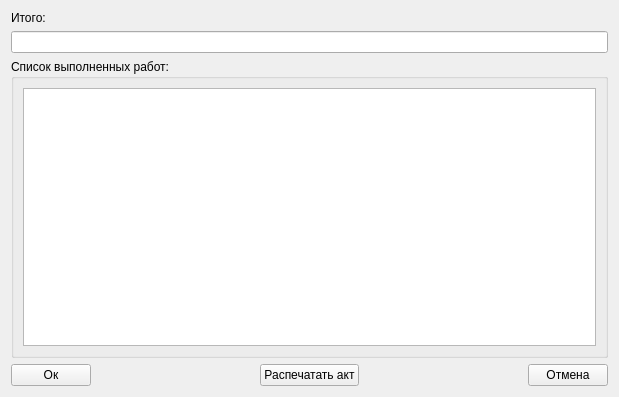
<?xml version="1.0" encoding="UTF-8"?>
<ui version="4.0">
 <class>CloseTicketWidget</class>
 <widget class="QWidget" name="CloseTicketWidget">
  <property name="geometry">
   <rect>
    <x>0</x>
    <y>0</y>
    <width>619</width>
    <height>397</height>
   </rect>
  </property>
  <property name="minimumSize">
   <size>
    <width>619</width>
    <height>397</height>
   </size>
  </property>
  <property name="windowTitle">
   <string>Form</string>
  </property>
  <layout class="QGridLayout" name="gridLayout_2">
   <item row="0" column="0">
    <layout class="QVBoxLayout" name="verticalLayout">
     <item>
      <widget class="QLabel" name="labelPrice">
       <property name="text">
        <string>Итого:</string>
       </property>
      </widget>
     </item>
     <item>
      <widget class="QLineEdit" name="lineEditPrice"/>
     </item>
    </layout>
   </item>
   <item row="1" column="0">
    <widget class="QGroupBox" name="groupBoxJobsOnTicket">
     <property name="title">
      <string>Список выполненных работ:</string>
     </property>
     <layout class="QGridLayout" name="gridLayout">
      <item row="1" column="0">
       <widget class="QTreeView" name="treeViewJobsOnTIcket"/>
      </item>
     </layout>
    </widget>
   </item>
   <item row="2" column="0">
    <layout class="QHBoxLayout" name="horizontalLayout">
     <item>
      <widget class="QPushButton" name="pushButtonOk">
       <property name="text">
        <string>Ок</string>
       </property>
      </widget>
     </item>
     <item>
      <spacer name="horizontalSpacer">
       <property name="orientation">
        <enum>Qt::Horizontal</enum>
       </property>
       <property name="sizeHint" stdset="0">
        <size>
         <width>40</width>
         <height>20</height>
        </size>
       </property>
      </spacer>
     </item>
     <item>
      <widget class="QPushButton" name="pushButtonPrint">
       <property name="text">
        <string>Распечатать акт</string>
       </property>
      </widget>
     </item>
     <item>
      <spacer name="horizontalSpacer_2">
       <property name="orientation">
        <enum>Qt::Horizontal</enum>
       </property>
       <property name="sizeHint" stdset="0">
        <size>
         <width>40</width>
         <height>20</height>
        </size>
       </property>
      </spacer>
     </item>
     <item>
      <widget class="QPushButton" name="pushButtonClose">
       <property name="text">
        <string>Отмена</string>
       </property>
      </widget>
     </item>
    </layout>
   </item>
  </layout>
 </widget>
 <resources/>
 <connections/>
</ui>
